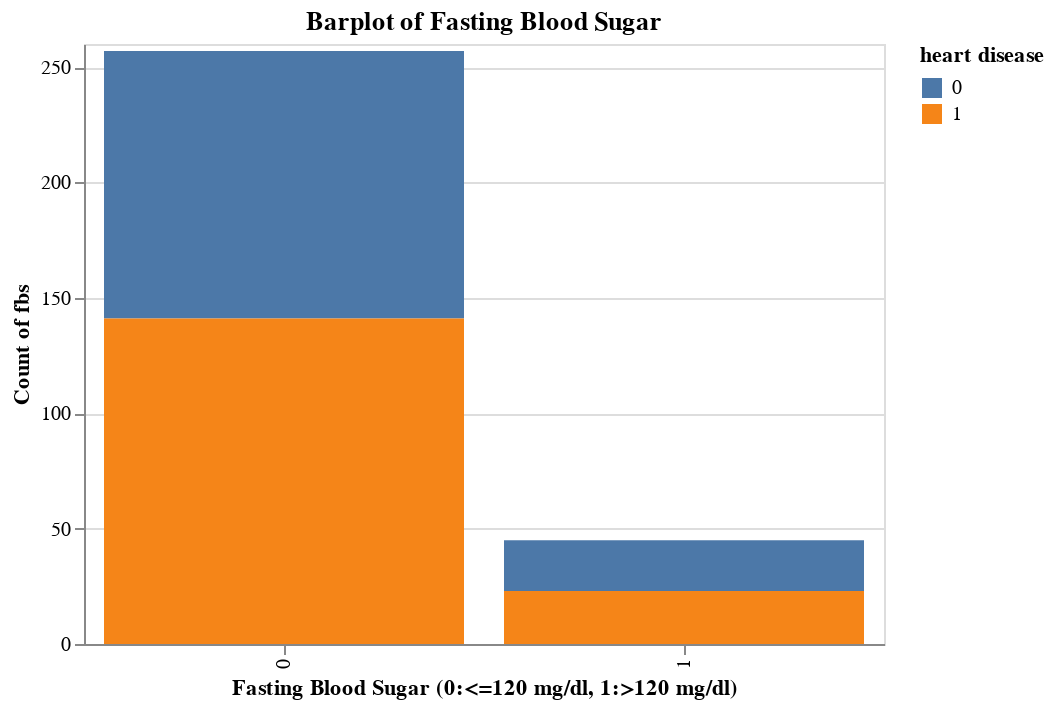

Write notebook code for a chart like this one.
### Markdown cell above
### **6.6 fbs (Fasting Blood Sugar)**

### Code cell
(alt.
    Chart(heart).
    mark_bar().
    encode(
        x=alt.X('fbs:N', title='Fasting Blood Sugar (0:<=120 mg/dl, 1:>120 mg/dl) '),
        y=alt.Y('count(fbs):Q', title ='Count of fbs'),
        color=alt.Color('target:N', title='heart disease'),
        tooltip='count(fbs):Q'
        ).
    properties(height=300, width=400, title = 'Barplot of Fasting Blood Sugar')
 )

### Figure 1 — Vega-Lite specification as saved in the notebook (floating-point values rounded to 4 significant figures; data arrays with more than 128 entries replaced by an {"elided": "..."} marker saying what was removed)
{"config": {"view": {"continuousWidth": 400, "continuousHeight": 300}}, "data": {"name": "data-96fbdc6fc0874bf76000df8fb6119028"}, "mark": "bar", "encoding": {"color": {"field": "target", "title": "heart disease", "type": "nominal"}, "tooltip": {"aggregate": "count", "field": "fbs", "type": "quantitative"}, "x": {"field": "fbs", "title": "Fasting Blood Sugar (0:<=120 mg/dl, 1:>120 mg/dl) ", "type": "nominal"}, "y": {"aggregate": "count", "field": "fbs", "title": "Count of fbs", "type": "quantitative"}}, "height": 300, "title": "Barplot of Fasting Blood Sugar", "width": 400, "$schema": "https://vega.github.io/schema/vega-lite/v4.17.0.json", "datasets": {"data-96fbdc6fc0874bf76000df8fb6119028": {"elided": "302 records"}}}
